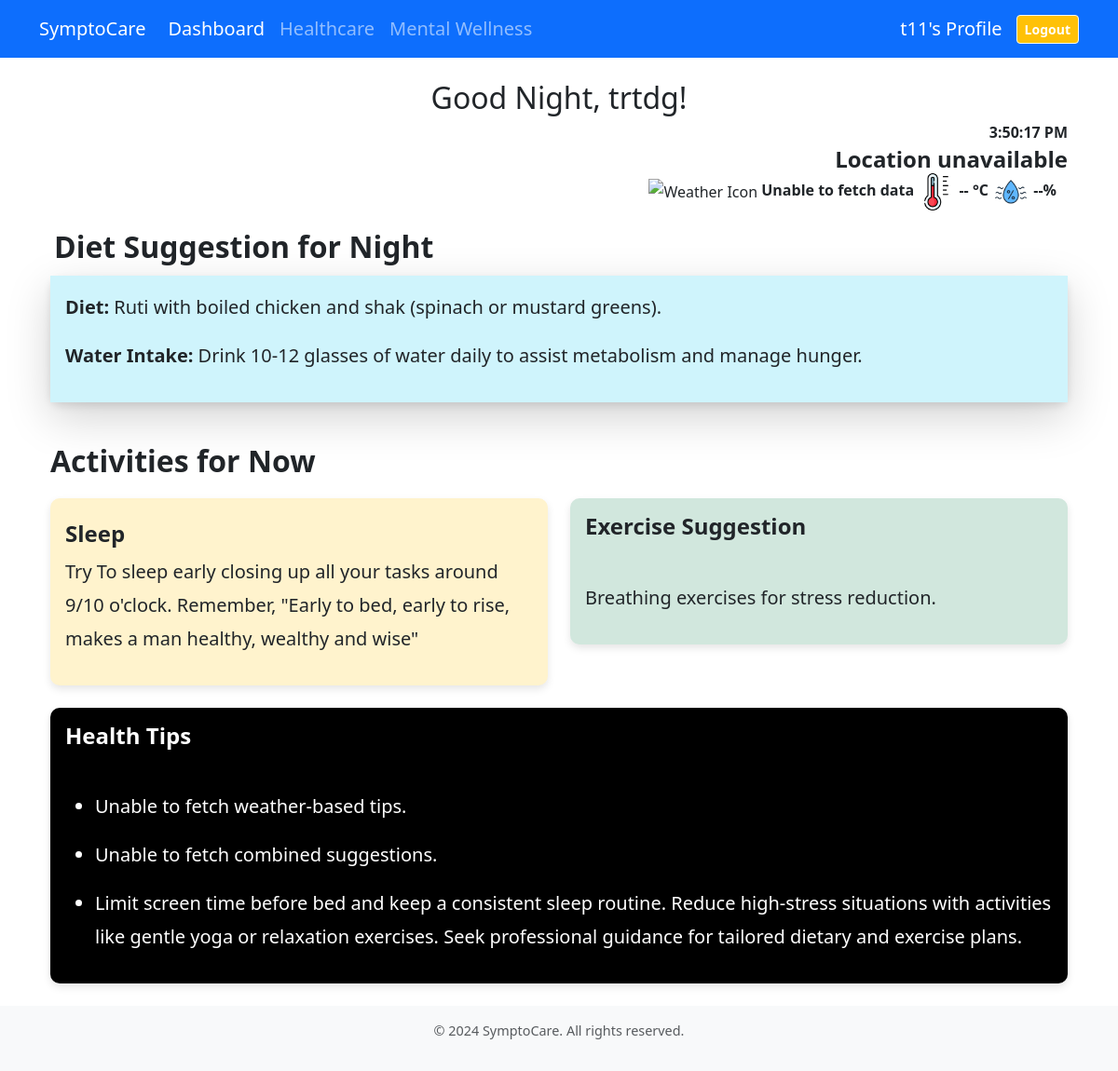
Page /dashbord/ (signed in) on the committed database.
### dashbord/models.py (models this page shows, shortened)
class TimeBasedSuggestion(models.Model):
    TIME_PERIOD_CHOICES = [
        ('Morning', '6 AM - 10 AM'),
        ('Midday', '10 AM - 2 PM'),
        ('Afternoon', '2 PM - 6 PM'),
        ('Evening', '6 PM - 10 PM'),
        ('Night', '10 PM - 6 AM'),
    ]
    time_period = models.CharField(max_length=20, choices=TIME_PERIOD_CHOICES)
    bmi_category = models.ForeignKey(BMISuggestion, on_delete=models.CASCADE)
    diet_suggestion = models.TextField(help_text="Diet suggestions", blank=True)
    Exercise = models.CharField(max_length=150, help_text="Water intake suggestion", blank=True)
    disease = models.CharField(
        max_length=50,
        choices=[
            ('General', 'General'),
            ('Diabetes', 'Diabetes'),
            ('Heart Disease', 'Heart Disease'),
        ],
        help_text="Disease associated with this suggestion",
        default='General'
    )

class TimeBasedActivity(models.Model):
    ACTIVITY_CHOICES = [
        ('Deep Work', 'Deep Work'),
        ('Nap', 'Nap'),
        ('Sleep', 'Sleep'),
    ]
    time_period = models.CharField(
        max_length=20,
        choices=[
            ('Morning', '9 AM - 12 PM'),
            ('Afternoon', '1 PM - 3 PM'),
            ('Evening', '3 PM - 5 PM'),
            ('Night', '9 PM - 1 AM'),
        ],
        unique=True
    )
    activity_type = models.CharField(max_length=20, choices=ACTIVITY_CHOICES)
    suggestion_text = models.TextField()

### bmiInput/models.py (models this page shows, shortened)
class BMISuggestion(models.Model):
    CATEGORY_CHOICES = [
        ('Underweight', 'Underweight'),
        ('Normal', 'Normal'),
        ('Overweight', 'Overweight'),
        ('Obese', 'Obese')
    ]
    category = models.CharField(max_length=15, choices=CATEGORY_CHOICES, unique=True)
    diet_suggestion = models.TextField(default='No diet suggestion available')
    exercise_suggestion = models.TextField(default='No exercise suggestion available')
    water_intake_suggestion = models.TextField(default='No water intake suggestion available')
    sleep_suggestion = models.TextField(default='No sleep suggestion available')
    other_health_tips = models.TextField(blank=True, null=True)

### dashbord/views.py (the view)
# urls.py: path('', views.dashbord,name="dashbord"),
def dashbord(request):
    if request.user.is_authenticated:
        try:
            user_profile = UserProfile.objects.get(user=request.user)
        except UserProfile.DoesNotExist:
            return render(request, 'dashbord/dashbord.html', {'error': 'Profile not found'})
        height = user_profile.height_value
        weight = user_profile.weight_value
        disease_history = user_profile.disease_history or "General"
        bmi_category = calculate_bmi(height, weight)
        try:
            suggestion = BMISuggestion.objects.get(category=bmi_category)
        except BMISuggestion.DoesNotExist:
            suggestion = None
        other_health_tips = suggestion.other_health_tips if suggestion else "No additional tips available."
        current_hour = timezone.localtime().hour
        if 5 <= current_hour < 11:
            current_time_period = "Morning"
        elif 11 <= current_hour < 13:
            current_time_period = "Midday"
        elif 13 <= current_hour < 17:
            current_time_period = "Afternoon"
        elif 17 <= current_hour < 19:
            current_time_period = "Evening"
        else:
            current_time_period = "Night"
        current_suggestion = TimeBasedSuggestion.objects.filter(
            bmi_category__category=bmi_category,
            disease=disease_history,
            time_period=current_time_period
        ).first()
        time_based_activities = TimeBasedActivity.objects.filter(
            time_period=current_time_period
        )
        if 5 <= current_hour < 12:
            greeting = "Good Morning"
        elif 12 <= current_hour < 17:
            greeting = "Good Afternoon"
        elif 17 <= current_hour < 21:
            greeting = "Good Evening"
        else:
            greeting = "Good Night"
        return render(request, 'dashbord/dashbord.html', {
            'suggestion': suggestion,
            'current_time_period': current_time_period,
            'current_suggestion': current_suggestion,
            'time_based_activities': time_based_activities,
            'greeting': greeting,
            'other_health_tips':other_health_tips,
        })
    return redirect('signin')

### dashbord/views.py (called while the page is built)
def calculate_bmi(height, weight):
    bmi = weight / (height ** 2)
    if bmi < 18.5:
        return 'Underweight'
    elif 18.5 <= bmi < 24.9:
        return 'Normal'
    elif 25 <= bmi < 29.9:
        return 'Overweight'
    else:
        return 'Obese'

### templates/dashbord/dashbord.html (shortened to what this page needs)
{% extends 'common_codes/interface.html' %}
{% load static %}
{% block main %}
    <div class="container ">
        <h1 class="text-center my-1 fs-2">{{ greeting }}, {{ user.first_name }}!</h1>
        <div class="row justify-content-end">
            <div class="col-md-14 ms-5">
                <div class=" text-end">
                    <div class="card-body d-flex flex-column ">
                        <div>
                        <strong id="currentTime" class="fs-6">Loading...</strong>
                        <h5 class="card-title">
                            <strong><span id="cityName" class="fs-4">Loading...</span></strong>
                        </h5>
                        </div>
                        <div class="container-sm">
                        <p class=" fs-6">
                            <img id="weatherIcon" src="" alt="Weather Icon" class="resize-icon">
                            <strong><span id="weatherDescription">Loading...</span></strong>
                            <img src="{% static 'images/thermometer.jpg' %}" alt="Temperature Icon" class="mx-2 mx-sm-0 resize-icon">
                            <strong><span id="temperature">--</span> °C</strong>
                            <img src="{% static 'images/humidity.jpg' %}" alt="Humidity Icon" class="mx-2 mx-sm-0 resize-icon">
                            <strong><span id="humidity">--</span>%</strong>
                        </p>
                    </div>
                    </div>
                </div>
            </div>
        </div>
        <div class="row">
            <div class="col-md-14 fs-5">
                <h2 class="p-1 text-left"><b>Diet Suggestion for {{ current_time_period }} </b></h2>
                <div class="card mb-1">
                    <div class="card-body bg-info-subtle shadow-lg ">
                        {% if current_suggestion %}
                            <p><strong>Diet:</strong> {{ current_suggestion.diet_suggestion }}</p>
                            <p><strong>Water Intake:</strong> {{ suggestion.water_intake_suggestion }}</p>
                        {% else %}
                            <p>No diet suggestion available for this time period.</p>
                        {% endif %}
                    </div>
                </div>
            </div>
        </div>
        <h2 class="section-header fs-2">Activities for Now</h2>
        <div class="row">
            <div class="col-md-6 fs-5">
                <div class="card mb-4 bg-warning-subtle">
                    <div class="card-body">
                        {% for activity in time_based_activities %}
                            <h4 class="fw-bold">{{ activity.activity_type }}</h4>
                            <p>{{ activity.suggestion_text }}</p>
                        {% empty %}
                            <h5>Quote of the day:</h5>
                            <p>Balance is not something you find, it's something you create.</p>
                        {% endfor %}
                    </div>
                </div>
            </div>
            <div class="col-md-6 fs-5 ">
                <div class="card mb-4 bg-success-subtle">
                    <div class="card-body">
                        <h5 class="card-title fw-bold">Exercise Suggestion</h5>
                        <br>
                        <p>{{ current_suggestion.Exercise }}</p>
                    </div>
                </div>
            </div>
        </div>
        <div class="card mb-4 bg-black fs-5 text-white">
            <div class="card-body">
                <h5 class="card-title">Health Tips</h5>
                <br>
                <ul>
                <li><p id="weatherBasedTips">Loading tips...</p></li>
                <li><p id="combinedTips">Loading suggestions...</p></li>
                <li>
                {% if other_health_tips %}
                    <p>{{ other_health_tips }}</p>
                {% else %}
                    <p>No additional tips available at this time.</p>
                {% endif %}</li>
                </ul>
            </div>
        </div>
    </div>
{% endblock main %}

### templates/common_codes/interface.html (shortened to what this page needs)
{% load static %}
<!DOCTYPE html>
<html lang="en">
    <head>
        <link href="https://cdn.jsdelivr.net/npm/bootstrap@5.3.2/dist/css/bootstrap.min.css" rel="stylesheet">
    </head>
    <body>
        <nav class="navbar navbar-expand-lg navbar-dark bg-primary fs-5">
            <div class="container">
                <a class="navbar-brand" href="{% url 'dashbord' %}">SymptoCare</a>
                <div class="collapse navbar-collapse" id="navbarNav">
                    <ul class="navbar-nav me-auto">
                        <li class="nav-item">
                            <a class="nav-link {% if request.path == '/dashbord/' %}active{% endif %}" href="{% url 'dashbord' %}">Dashboard</a>
                          </li>
                        <li class="nav-item">
                            <a class="nav-link {% if request.path == '/healthcare/' %}active{% endif %}" href="{% url 'healthcare' %}">Healthcare</a>
                        </li>
                        <li class="nav-item">
                            <a class="nav-link {% if request.path == '/dashbord/m/' %}active{% endif %}" href="{% url 'mindfullness' %}">Mental Wellness</a>
                        </li>
                    </ul>
                    <div class="d-flex align-items-center ms-3">
                        <a href="{% url 'viewp' %}" class="profile-link">
                            <span>{{ user.username }}'s Profile</span>
                        </a>
                        <a href="{% url 'logout' %}" class="btn btn-sm btn-light btn-logout bg-warning text-white"><strong>Logout</strong></a>
                    </div>
                </div>
            </div>
        </nav>
        <main class="container mt-4">{% block main %}{% endblock main %}</main>
        <footer class="footer mt-auto py-3">
            <div class="container">
                <p class="text-muted">© 2024 SymptoCare. All rights reserved.</p>
            </div>
        </footer>
    </body>
</html>

### templates/common_codes/interface.html (style rules this page uses)
body { transition: background-color 0.3s ease, color 0.3s ease; --bs-font-size-lg: 1.25rem; --bs-font-size-sm: 0.775rem; }
.footer { background-color: #f8f9fa; padding: 20px 0; text-align: center; }
.profile-link { display: flex; align-items: center; color: white; text-decoration: none; }
.btn-logout { margin-left: 15px; }

### templates/dashbord/dashbord.html (style rules this page uses)
.card { border: none; border-radius: 10px; box-shadow: 0 4px 8px rgba(0, 0, 0, 0.1); }
.card-title { font-size: 1.5rem; font-weight: bold; }
.card-body { line-height: 1.8; }
.section-header { margin-top: 40px; margin-bottom: 20px; font-size: 1.8rem; font-weight: bold; }
.footer { margin-top: 40px; text-align: center; font-size: 0.9rem; color: #6c757d; }
.resize-icon { height: 40px; width: auto; object-fit: contain; }

### rows in the picture
TimeBasedSuggestion: diet_suggestion "Ruti with boiled chicken and shak (spinach or mustard greens).", Exercise "Breathing exercises for stress reduction."
BMISuggestion: water_intake_suggestion "Drink 10-12 glasses of water daily to assist metabolism and manage hunger.", other_health_tips "Limit screen time before bed and keep a consistent sleep routine. Reduce high-stress situations with activities like gentle yoga or relaxation exercises. Seek professional guidance for tailored dietary and exercise plans."
TimeBasedActivity: activity_type "Sleep", suggestion_text "Try To sleep early closing up all your tasks around 9/10 o'clock. Remember, \"Early to bed, early to rise, makes a man healthy, wealthy and wise\""

### other values in the picture
{{ user.username }} "t11"
{{ greeting }} "Good Night"
{{ user.first_name }} "trtdg"
{{ current_time_period }} "Night"
